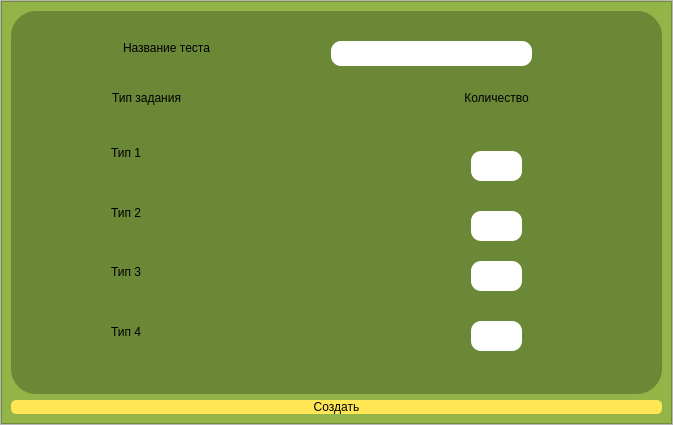
<?xml version="1.0" encoding="UTF-8"?>
<ui version="4.0">
 <class>Dialog</class>
 <widget class="QDialog" name="Dialog">
  <property name="geometry">
   <rect>
    <x>0</x>
    <y>0</y>
    <width>673</width>
    <height>425</height>
   </rect>
  </property>
  <property name="sizePolicy">
   <sizepolicy hsizetype="Expanding" vsizetype="Minimum">
    <horstretch>0</horstretch>
    <verstretch>0</verstretch>
   </sizepolicy>
  </property>
  <property name="windowTitle">
   <string>Комплекс</string>
  </property>
  <property name="styleSheet">
   <string notr="true"/>
  </property>
  <layout class="QGridLayout" name="gridLayout">
   <property name="leftMargin">
    <number>0</number>
   </property>
   <property name="topMargin">
    <number>0</number>
   </property>
   <property name="rightMargin">
    <number>0</number>
   </property>
   <property name="bottomMargin">
    <number>0</number>
   </property>
   <property name="horizontalSpacing">
    <number>0</number>
   </property>
   <item row="0" column="0">
    <widget class="QFrame" name="frame_7">
     <property name="frameShape">
      <enum>QFrame::StyledPanel</enum>
     </property>
     <property name="frameShadow">
      <enum>QFrame::Raised</enum>
     </property>
     <layout class="QHBoxLayout" name="horizontalLayout">
      <property name="spacing">
       <number>0</number>
      </property>
      <property name="leftMargin">
       <number>0</number>
      </property>
      <property name="topMargin">
       <number>0</number>
      </property>
      <property name="rightMargin">
       <number>0</number>
      </property>
      <property name="bottomMargin">
       <number>0</number>
      </property>
      <item>
       <widget class="QFrame" name="frame_3">
        <property name="styleSheet">
         <string notr="true">background-color: rgb(147, 181, 72);</string>
        </property>
        <property name="frameShape">
         <enum>QFrame::StyledPanel</enum>
        </property>
        <property name="frameShadow">
         <enum>QFrame::Raised</enum>
        </property>
        <property name="lineWidth">
         <number>0</number>
        </property>
        <layout class="QVBoxLayout" name="verticalLayout">
         <item>
          <widget class="QFrame" name="frame_8">
           <property name="styleSheet">
            <string notr="true">background-color: rgb(106, 136, 54);
border-radius: 25px;</string>
           </property>
           <property name="frameShape">
            <enum>QFrame::StyledPanel</enum>
           </property>
           <property name="frameShadow">
            <enum>QFrame::Raised</enum>
           </property>
           <widget class="QLineEdit" name="lbl_type_1">
            <property name="geometry">
             <rect>
              <x>460</x>
              <y>140</y>
              <width>51</width>
              <height>30</height>
             </rect>
            </property>
            <property name="sizePolicy">
             <sizepolicy hsizetype="Fixed" vsizetype="Fixed">
              <horstretch>0</horstretch>
              <verstretch>0</verstretch>
             </sizepolicy>
            </property>
            <property name="styleSheet">
             <string notr="true">background-color: rgb(255, 255, 255);
border-radius: 10px;
font:16pt &quot;Consolas&quot;;
</string>
            </property>
            <property name="alignment">
             <set>Qt::AlignCenter</set>
            </property>
           </widget>
           <widget class="QLineEdit" name="lbl_type_3">
            <property name="geometry">
             <rect>
              <x>460</x>
              <y>250</y>
              <width>51</width>
              <height>30</height>
             </rect>
            </property>
            <property name="sizePolicy">
             <sizepolicy hsizetype="Minimum" vsizetype="Fixed">
              <horstretch>0</horstretch>
              <verstretch>0</verstretch>
             </sizepolicy>
            </property>
            <property name="styleSheet">
             <string notr="true">background-color: rgb(255, 255, 255);
border-radius: 10px;
font:16pt &quot;Consolas&quot;;</string>
            </property>
            <property name="alignment">
             <set>Qt::AlignCenter</set>
            </property>
           </widget>
           <widget class="QLineEdit" name="lbl_type_2">
            <property name="geometry">
             <rect>
              <x>460</x>
              <y>200</y>
              <width>51</width>
              <height>30</height>
             </rect>
            </property>
            <property name="sizePolicy">
             <sizepolicy hsizetype="Minimum" vsizetype="Fixed">
              <horstretch>0</horstretch>
              <verstretch>0</verstretch>
             </sizepolicy>
            </property>
            <property name="styleSheet">
             <string notr="true">background-color: rgb(255, 255, 255);
border-radius: 10px;
font:16pt &quot;Consolas&quot;;</string>
            </property>
            <property name="alignment">
             <set>Qt::AlignCenter</set>
            </property>
           </widget>
           <widget class="QLabel" name="label_14">
            <property name="geometry">
             <rect>
              <x>100</x>
              <y>130</y>
              <width>341</width>
              <height>24</height>
             </rect>
            </property>
            <property name="styleSheet">
             <string notr="true">font:16pt &quot;Consolas&quot;;
</string>
            </property>
            <property name="text">
             <string>Тип 1</string>
            </property>
           </widget>
           <widget class="QLabel" name="label_20">
            <property name="geometry">
             <rect>
              <x>60</x>
              <y>80</y>
              <width>151</width>
              <height>31</height>
             </rect>
            </property>
            <property name="styleSheet">
             <string notr="true">font:17pt &quot;Consolas&quot;;
</string>
            </property>
            <property name="text">
             <string>Тип задания</string>
            </property>
            <property name="alignment">
             <set>Qt::AlignHCenter|Qt::AlignTop</set>
            </property>
           </widget>
           <widget class="QLabel" name="label_21">
            <property name="geometry">
             <rect>
              <x>410</x>
              <y>80</y>
              <width>151</width>
              <height>31</height>
             </rect>
            </property>
            <property name="styleSheet">
             <string notr="true">font:17pt &quot;Consolas&quot;;
</string>
            </property>
            <property name="text">
             <string>Количество</string>
            </property>
            <property name="alignment">
             <set>Qt::AlignHCenter|Qt::AlignTop</set>
            </property>
           </widget>
           <widget class="QLabel" name="label_15">
            <property name="geometry">
             <rect>
              <x>100</x>
              <y>190</y>
              <width>341</width>
              <height>24</height>
             </rect>
            </property>
            <property name="styleSheet">
             <string notr="true">font:16pt &quot;Consolas&quot;;
</string>
            </property>
            <property name="text">
             <string>Тип 2</string>
            </property>
           </widget>
           <widget class="QLabel" name="label_16">
            <property name="geometry">
             <rect>
              <x>100</x>
              <y>250</y>
              <width>341</width>
              <height>21</height>
             </rect>
            </property>
            <property name="styleSheet">
             <string notr="true">font:16pt &quot;Consolas&quot;;
</string>
            </property>
            <property name="text">
             <string>Тип 3</string>
            </property>
           </widget>
           <widget class="QLineEdit" name="lbl_type_4">
            <property name="geometry">
             <rect>
              <x>460</x>
              <y>310</y>
              <width>51</width>
              <height>30</height>
             </rect>
            </property>
            <property name="sizePolicy">
             <sizepolicy hsizetype="Minimum" vsizetype="Fixed">
              <horstretch>0</horstretch>
              <verstretch>0</verstretch>
             </sizepolicy>
            </property>
            <property name="styleSheet">
             <string notr="true">background-color: rgb(255, 255, 255);
border-radius: 10px;
font:16pt &quot;Consolas&quot;;</string>
            </property>
            <property name="alignment">
             <set>Qt::AlignCenter</set>
            </property>
           </widget>
           <widget class="QLabel" name="label_17">
            <property name="geometry">
             <rect>
              <x>100</x>
              <y>310</y>
              <width>341</width>
              <height>21</height>
             </rect>
            </property>
            <property name="styleSheet">
             <string notr="true">font:16pt &quot;Consolas&quot;;
</string>
            </property>
            <property name="text">
             <string>Тип 4</string>
            </property>
           </widget>
           <widget class="QLineEdit" name="test_name">
            <property name="geometry">
             <rect>
              <x>320</x>
              <y>30</y>
              <width>201</width>
              <height>25</height>
             </rect>
            </property>
            <property name="styleSheet">
             <string notr="true">background-color: rgb(255, 255, 255);
border-radius: 10px;
font:16pt &quot;Consolas&quot;;
</string>
            </property>
           </widget>
           <widget class="QLabel" name="label_32">
            <property name="geometry">
             <rect>
              <x>60</x>
              <y>30</y>
              <width>191</width>
              <height>31</height>
             </rect>
            </property>
            <property name="styleSheet">
             <string notr="true">font:17pt &quot;Consolas&quot;;
</string>
            </property>
            <property name="text">
             <string>Название теста</string>
            </property>
            <property name="alignment">
             <set>Qt::AlignHCenter|Qt::AlignTop</set>
            </property>
           </widget>
          </widget>
         </item>
         <item>
          <widget class="QPushButton" name="btn_create">
           <property name="cursor">
            <cursorShape>PointingHandCursor</cursorShape>
           </property>
           <property name="styleSheet">
            <string notr="true">background-color: rgb(255, 230, 85);
border-radius: 5px;
font:16pt &quot;Consolas&quot;;</string>
           </property>
           <property name="text">
            <string>Создать</string>
           </property>
          </widget>
         </item>
        </layout>
       </widget>
      </item>
     </layout>
    </widget>
   </item>
  </layout>
 </widget>
 <resources/>
 <connections/>
</ui>
